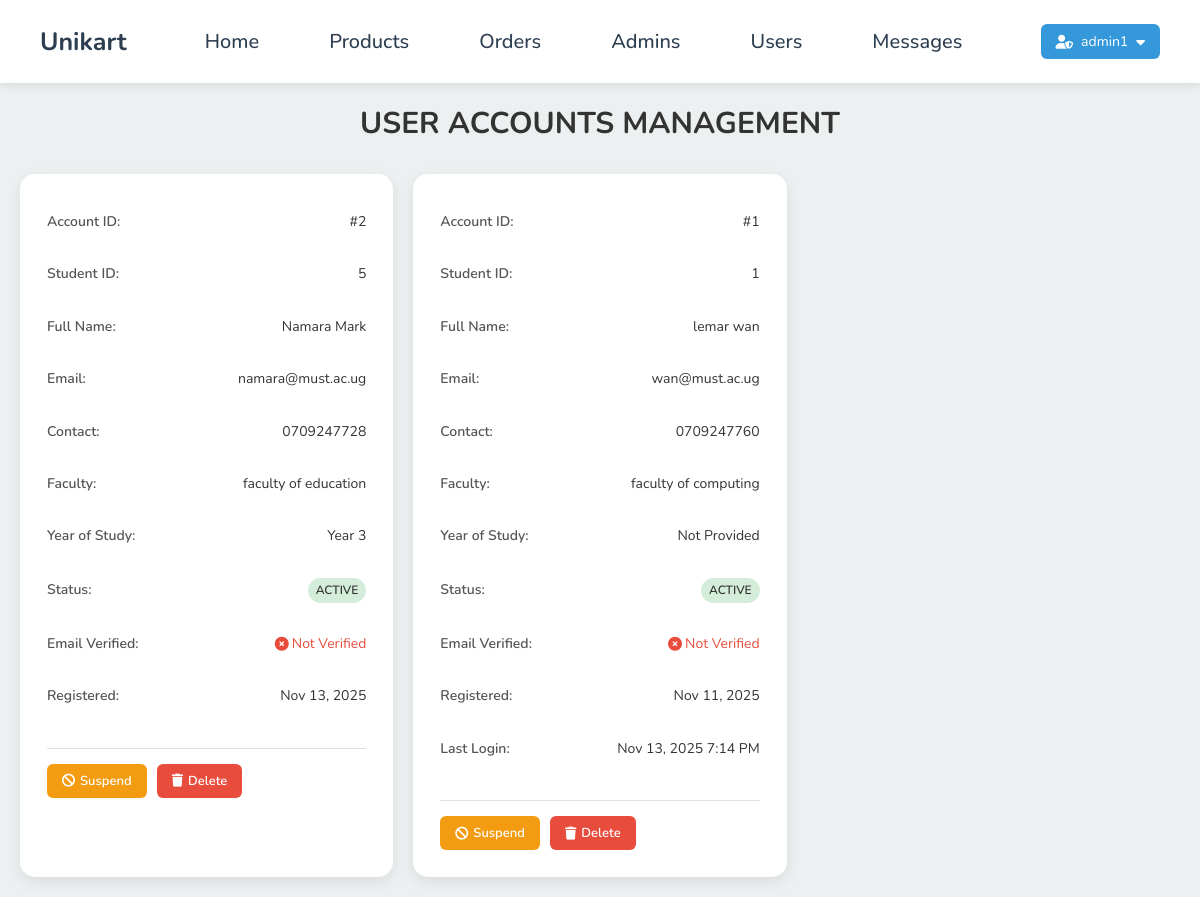
/legacy/admin/users_accounts.php (signed in), run on the app's committed database.
### tables this page shows
CREATE TABLE IF NOT EXISTS `user_account` (
  `account_id` int NOT NULL AUTO_INCREMENT,
  `university_email` varchar(100) DEFAULT NULL,
  `created_at` timestamp NOT NULL DEFAULT CURRENT_TIMESTAMP,
  `account_status` enum('active','inactive','suspended','locked') DEFAULT 'active',
  `email_verified` tinyint(1) DEFAULT '0',
  `last_login` timestamp NULL DEFAULT NULL,
  `login_attempts` int DEFAULT '0',
  PRIMARY KEY (`account_id`),
  UNIQUE KEY `university_email` (`university_email`)
);

CREATE TABLE IF NOT EXISTS `student` (
  `student_id` int NOT NULL AUTO_INCREMENT,
  `full_name` varchar(100) DEFAULT NULL,
  `university_email` varchar(100) DEFAULT NULL,
  `contact` varchar(15) DEFAULT NULL,
  `address` varchar(255) DEFAULT NULL,
  `faculty` varchar(100) DEFAULT NULL,
  `year_of_study` int DEFAULT NULL,
  `created_at` timestamp NOT NULL DEFAULT CURRENT_TIMESTAMP,
  `password` varchar(255) DEFAULT NULL,
  PRIMARY KEY (`student_id`),
  UNIQUE KEY `UQ_student_contact` (`contact`),
  UNIQUE KEY `UQ_student_email` (`university_email`)
);

### legacy/admin/users_accounts.php (the view, shortened to what this page needs)
<?php
include '../components/connect.php';
$select_accounts = $conn->prepare("
    SELECT
        ua.account_id,
        ua.university_email,
        ua.created_at,
        ua.account_status,
        ua.email_verified,
        ua.last_login,
        ua.login_attempts,
        s.student_id,
        s.full_name,
        s.contact,
        s.address,
        s.faculty,
        s.year_of_study
    FROM `user_account` ua
    LEFT JOIN `student` s ON ua.university_email = s.university_email
    ORDER BY ua.account_id DESC
");
$select_accounts->execute();
$users = $select_accounts->fetchAll(PDO::FETCH_ASSOC);
?>
<!DOCTYPE html>
<html lang="en">
<head>
<link rel="stylesheet" href="https://cdnjs.cloudflare.com/ajax/libs/font-awesome/6.1.1/css/all.min.css">
<link rel="stylesheet" href="../css/admin_style.css">
</head>
<body>
<?php include '../components/admin_header.php'; ?>
<section class="accounts">
    <h1 class="heading">User Accounts Management</h1>
    <div class="box-container">
        <?php if(count($users) > 0): ?>
            <?php foreach($users as $user): ?>
                <div class="box">
                    <p><strong>Account ID:</strong> <span>#<?= htmlspecialchars($user['account_id']); ?></span></p>
                    <p><strong>Student ID:</strong> <span><?= htmlspecialchars($user['student_id'] ?? 'N/A'); ?></span></p>
                    <p><strong>Full Name:</strong> <span><?= htmlspecialchars($user['full_name'] ?? 'Not Provided'); ?></span></p>
                    <p><strong>Email:</strong> <span><?= htmlspecialchars($user['university_email']); ?></span></p>
                    <p><strong>Contact:</strong> <span><?= htmlspecialchars($user['contact'] ?? 'Not Provided'); ?></span></p>
                    <p><strong>Faculty:</strong> <span><?= htmlspecialchars($user['faculty'] ?? 'Not Provided'); ?></span></p>
                    <p><strong>Year of Study:</strong> <span><?= $user['year_of_study'] ? 'Year ' . htmlspecialchars($user['year_of_study']) : 'Not Provided'; ?></span></p>
                    <p><strong>Status:</strong>
                        <span class="status-badge status-<?= htmlspecialchars($user['account_status'] ?? 'active'); ?>">
                            <?= htmlspecialchars(ucfirst($user['account_status'] ?? 'active')); ?>
                        </span>
                    </p>
                    <p><strong>Email Verified:</strong>
                        <span class="verified-badge" style="color: <?= $user['email_verified'] ? '#27ae60' : '#e74c3c'; ?>">
                            <i class="fas fa-<?= $user['email_verified'] ? 'check-circle' : 'times-circle'; ?>"></i>
                            <?= $user['email_verified'] ? 'Verified' : 'Not Verified'; ?>
                        </span>
                    </p>
                    <p><strong>Registered:</strong>
                        <span><?= date('M j, Y', strtotime($user['created_at'])); ?></span>
                    </p>
                    <?php if($user['last_login']): ?>
                        <p><strong>Last Login:</strong>
                            <span><?= date('M j, Y g:i A', strtotime($user['last_login'])); ?></span>
                        </p>
                    <?php endif; ?>
                    <div class="action-buttons">
                        <?php if($user['account_status'] == 'suspended'): ?>
                            <a href="update_user_status.php?account_id=<?= $user['account_id']; ?>&status=active"
                               class="action-btn btn-success">
                               <i class="fas fa-check"></i> Activate
                            </a>
                        <?php else: ?>
                            <a href="update_user_status.php?account_id=<?= $user['account_id']; ?>&status=suspended"
                               class="action-btn btn-warning"
                               onclick="return confirm('Are you sure you want to suspend this account?');">
                               <i class="fas fa-ban"></i> Suspend
                            </a>
                        <?php endif; ?>
                        <a href="users_accounts.php?delete=<?= $user['account_id']; ?>"
                           onclick="return confirm('⚠️ DELETE THIS ACCOUNT?\n\nThis will permanently delete:\n• User account\n• Student information\n• All orders\n• All messages\n• Cart items\n• Wishlist items\n\nThis action CANNOT be undone!');"
                           class="action-btn btn-danger">
                           <i class="fas fa-trash"></i> Delete
                        </a>
                    </div>
                </div>
            <?php endforeach; ?>
        <?php endif; ?>
    </div>
</section>
</body>
</html>

### legacy/components/admin_header.php (shortened to what this page needs)
<header class="header">
    <section class="flex">
        <a href="dashboard.php" class="logo">Unikart</a>
        <nav class="navbar" id="navbar">
            <a href="dashboard.php">Home</a>
            <a href="products.php">Products</a>
            <a href="placed_orders.php">Orders</a>
            <a href="admin_accounts.php">Admins</a>
            <a href="users_accounts.php">Users</a>
            <a href="messages.php">Messages</a>
        </nav>
        <div class="admin-profile">
            <?php
            if(isset($_SESSION['admin_id'])) {
                $admin_id = $_SESSION['admin_id'];
                $select_profile = $conn->prepare("SELECT * FROM `admins` WHERE id = ?");
                $select_profile->execute([$admin_id]);
                if($select_profile->rowCount() > 0) {
                    $fetch_profile = $select_profile->fetch(PDO::FETCH_ASSOC);
                    ?>
                    <div class="profile-dropdown">
                        <button class="profile-btn">
                            <i class="fas fa-user-shield"></i>
                            <?= htmlspecialchars($fetch_profile['username']); ?>
                            <i class="fas fa-caret-down"></i>
                        </button>
                    </div>
                    <?php
                }
            }
            ?>
        </div>
    </section>
</header>

### legacy/css/admin_style.css (style rules this page uses)
:root { --main-color:#667eea; --secondary-color:#764ba2; --orange:#f39c12; --red:#e74c3c; --green:#27ae60; --success-color:#27ae60; --warning-color:#f39c12; --error-color:#e74c3c; --info-color:#3498db; --black:#2c3e50; --dark-gray:#34495e; --white:#fff; --light-color:#7f8c8d; --light-bg:#ecf0f1; --lighter-bg:#f8f9fa; --gradient-primary:linear-gradient(135deg, #667eea 0%, #764ba2 100%); --gradient-success:linear-gradient(135deg, #56ab2f 0%, #a8e063 100%); --gradient-warning:linear-gradient(135deg, #f39c12 0%, #f1c40f 100%); --gradient-danger:linear-gradient(135deg, #eb3349 0%, #f45c43 100%); --border:.2rem solid var(--light-bg); --box-shadow:0 .5rem 1.5rem rgba(0,0,0,.08); --box-shadow-hover:0 .8rem 2rem rgba(102, 126, 234, 0.15); --transition:.3s cubic-bezier(0.4, 0, 0.2, 1); }
* { font-family: 'Nunito', sans-serif; margin:0; padding:0; box-sizing: border-box; outline:none; border:none; text-decoration:none; transition: var(--transition); }
html { font-size:62.5%; overflow-x:hidden; }
body { background-color: var(--light-bg); }
section { padding:2rem; max-width: 1200px; margin:0 auto; }
.heading { font-size:4rem; color:var(--black); margin-bottom:2rem; text-align:center; text-transform:uppercase; }
.header { position:sticky; top:0; left:0; right:0; background-color: var(--white); box-shadow: var(--box-shadow); z-index:1000; }
.header .flex { display:flex; align-items:center; justify-content:space-between; padding:1rem 2rem; }
.header .flex .logo { font-size:2.5rem; color:var(--black); }
.header .flex .navbar a { margin:0 1rem; font-size:2rem; color:var(--black); }
.orders .box-container, .accounts .box-container, .contacts .box-container, .show-products .box-container { display:grid; grid-template-columns: repeat(auto-fill, minmax(320px, 1fr)); gap:2rem; justify-content:center; }
.orders .box-container .box, .accounts .box-container .box, .contacts .box-container .box, .show-products .box-container .box { padding:2.5rem; border-radius:15px; background-color: var(--white); box-shadow: var(--box-shadow); border: 2px solid transparent; transition: var(--transition); display: flex; flex-direction: column; gap: 1rem; }
.header { background: var(--white); box-shadow: 0 2px 10px rgba(0,0,0,0.1); position: sticky; top: 0; left: 0; right: 0; z-index: 1000; padding: 1rem 2rem; }
.header .flex { display: flex; align-items: center; justify-content: space-between; position: relative; max-width: 1200px; margin: 0 auto; }
.header .logo { font-size: 2.4rem; font-weight: bold; color: #2c3e50; text-decoration: none; }
.navbar { display: flex; gap: 2rem; align-items: center; }
.navbar a { font-size: 1.5rem; color: #555; text-decoration: none; padding: 0.8rem 1.5rem; border-radius: 6px; transition: all 0.3s ease; font-weight: 500; }
.admin-profile { position: relative; }
.profile-dropdown { position: relative; display: inline-block; }
.profile-btn { background: #3498db; color: white; border: none; padding: 0.8rem 1.5rem; border-radius: 6px; cursor: pointer; font-size: 1.4rem; display: flex; align-items: center; gap: 0.8rem; transition: all 0.3s ease; }

### data on the page
user_account: account_id "2", student.student_id "5", student.full_name "Namara Mark", university_email "namara@must.ac.ug", student.contact "0709247728", student.faculty "faculty of education", student.year_of_study "3", account_status "ACTIVE", email_verified 0 (drawn), created_at "Nov 13, 2025"
user_account: account_id "1", student.student_id "1", student.full_name "lemar wan", university_email "wan@must.ac.ug", student.contact "0709247760", student.faculty "faculty of computing", shows "Not Provided", account_status "ACTIVE", email_verified 0 (drawn), created_at "Nov 11, 2025", last_login "Nov 13, 2025 7:14 PM"

### other printed values
$fetch_profile['username'] "admin1"
